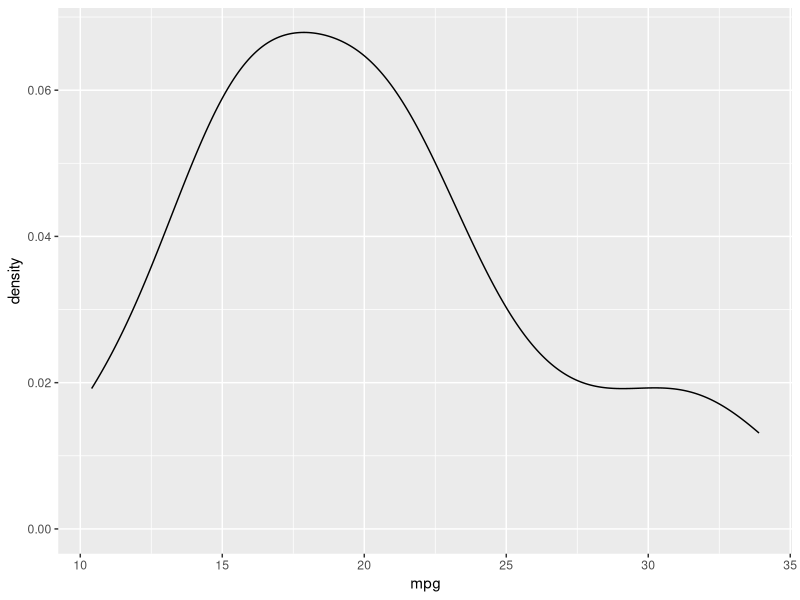
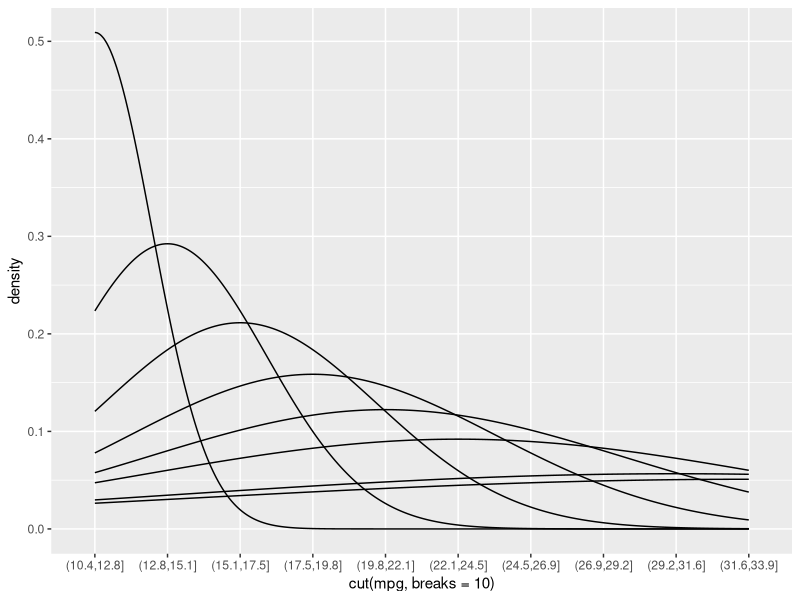

The R script that drew these images, in order:
## ---- chunk 1
library(tidyverse)
## ---- chunk 2
mtcars %>%
  ggplot() + 
  geom_density(aes(x = mpg, y = stat(density)))
## ---- chunk 3
mtcars %>%
  ggplot(aes(x = cut(mpg, breaks = 10), y = stat(density))) + 
  geom_density()
## ---- chunk 4
mtcars %>%
  .$mpg %>%
  cut(breaks = 10)
## ---- chunk 5

